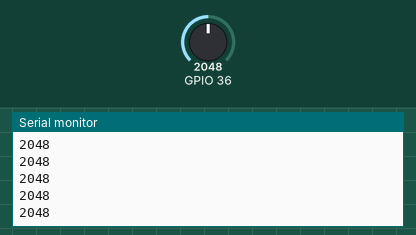
Bench run of a sketch on a simulated ESP32. Parts: the last lines printed to the serial monitor. The test bench sets the inputs (shaded band); at power-on: GPIO 36 = 2048.

Above: at 1.2 s.
1.3 s: GPIO 36 set to 2866
At 1.31 s:
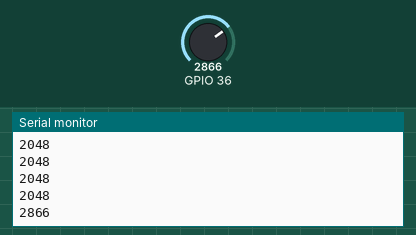
2.8 s: GPIO 36 set to 3603
At 2.81 s:
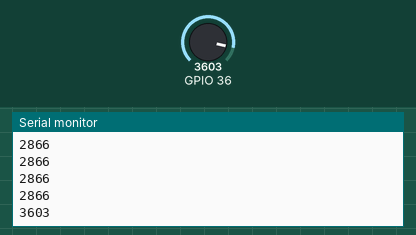
Timing chart, 0 to 5.8 s (numbered marks = the images above; inputs shaded):
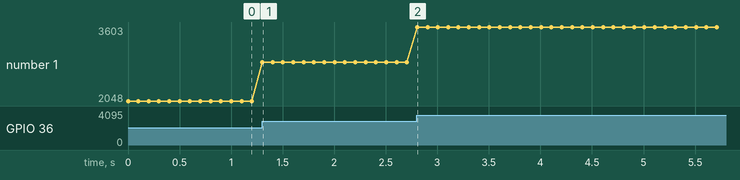

Measured:
- after the input at 1.3 s, the serial monitor: prints a new line at once (image 1)
- after the input at 2.8 s, the serial monitor: prints a new line at once (image 2)
- plotted number 1: 2048 → 2866 after the input at 1.3 s, 2866 → 3603 after the input at 2.8 s

The sketch:

arduino_mega.ino
```cpp
void setup() {
    Serial.begin(9600); // Initialize Serial Communication at 9600 bps
}

void loop() {
    int frequencyValue = analogRead(A0); // Read analog input (0-1023)
    Serial.println(frequencyValue);     // Send frequency value to ESP32 via Serial
    delay(100); // Send data every 100 ms
}
```
